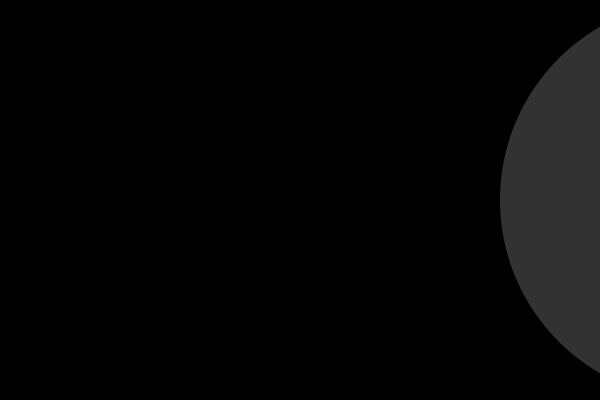
Frame 1 (no input)
Frame 60 (the mouse pressed at the canvas centre just before this capture): identical to frame 1, image omitted
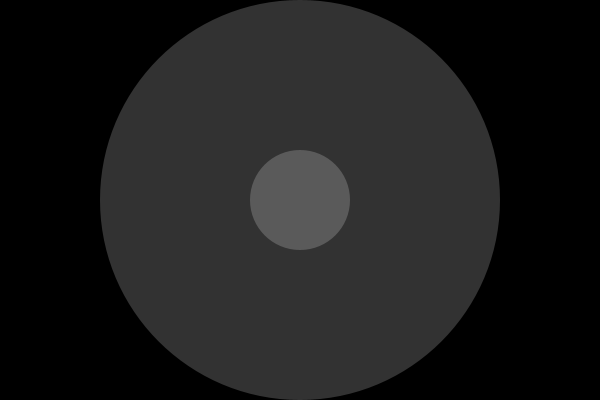
Frame 120 (the mouse held since frame 60 and released just before this capture)

The Processing sketch that drew these frames (run headless with seeded random() and noise(); from frame 60 on, the mouse is pressed at the canvas centre):

// Processing sketch: interact_07_offset03
// ── interact_07_offset03.pde
int d = 100;

void setup() {
  size(600, 400);
  background(0);
  noStroke();
  mouseX = -d;
  mouseY = -d;
}

void draw() {
  background(0);
  fill(255, 50);
  ellipse(width - mouseX, height/2, d*4, d*4);
  ellipse(mouseX, height/2, d, d);
}
